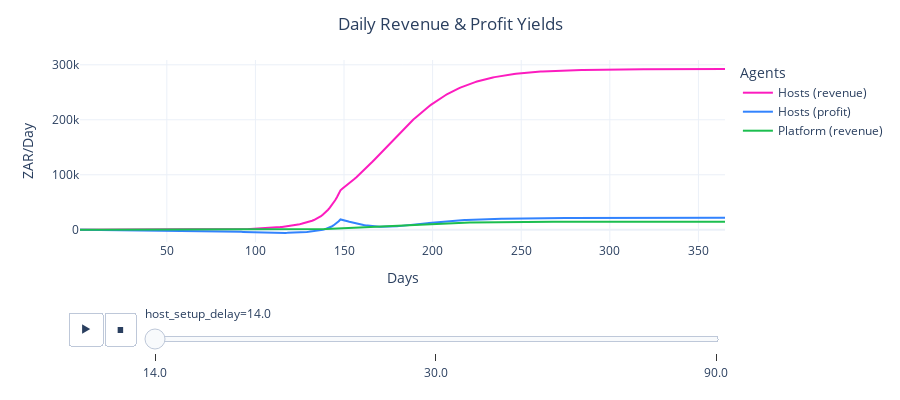

This figure's notebook cell:
### Markdown cell above
# Anaysis: Yields

Host and platform yeilds

### Code cell
fig = px.line(
    df_1,
    x='timestep',
    y=['hosts_daily_revenue', 'hosts_daily_profit', 'platform_daily_revenue'],
    height=400,
    animation_frame='host_setup_delay'
)

fig.update_layout(
    title="Daily Revenue & Profit Yields",
    xaxis_title="Days",
    yaxis_title="ZAR/Day",
    legend_title="Agents"
)

newnames = {'hosts_daily_revenue':'Hosts (revenue)', 'hosts_daily_profit': 'Hosts (profit)', 'platform_daily_revenue': 'Platform (revenue)'}
fig.for_each_trace(lambda t: t.update(name = newnames[t.name],
                                      legendgroup = newnames[t.name],
                                      hovertemplate = t.hovertemplate.replace(t.name, newnames[t.name])
                                     )
                  )
        
fig.show()

### Figure 1 — Plotly figure (JSON) as saved in the notebook; plotly's stock layout.template omitted (floating-point values rounded to 4 significant figures; data arrays with more than 128 entries replaced by an {"elided": "..."} marker saying what was removed)
{"data": [{"hovertemplate": "variable=Hosts (revenue)<br>host_setup_delay=14.0<br>timestep=%{x}<br>value=%{y}<extra></extra>", "legendgroup": "Hosts (revenue)", "line": {"color": "#FC1CBF", "dash": "solid"}, "mode": "lines", "name": "Hosts (revenue)", "orientation": "v", "showlegend": true, "type": "scatter", "x": {"elided": "365 int values"}, "xaxis": "x", "y": {"elided": "365 int values"}, "yaxis": "y"}, {"hovertemplate": "variable=Hosts (profit)<br>host_setup_delay=14.0<br>timestep=%{x}<br>value=%{y}<extra></extra>", "legendgroup": "Hosts (profit)", "line": {"color": "#3283FE", "dash": "solid"}, "mode": "lines", "name": "Hosts (profit)", "orientation": "v", "showlegend": true, "type": "scatter", "x": {"elided": "365 int values"}, "xaxis": "x", "y": {"elided": "365 int values"}, "yaxis": "y"}, {"hovertemplate": "variable=Platform (revenue)<br>host_setup_delay=14.0<br>timestep=%{x}<br>value=%{y}<extra></extra>", "legendgroup": "Platform (revenue)", "line": {"color": "#1CBE4F", "dash": "solid"}, "mode": "lines", "name": "Platform (revenue)", "orientation": "v", "showlegend": true, "type": "scatter", "x": {"elided": "365 int values"}, "xaxis": "x", "y": {"elided": "365 int values"}, "yaxis": "y"}], "layout": {"height": 400, "legend": {"title": {"text": "Agents"}, "tracegroupgap": 0}, "margin": {"t": 60}, "sliders": [{"active": 0, "currentvalue": {"prefix": "host_setup_delay="}, "len": 0.9, "pad": {"b": 10, "t": 60}, "steps": [{"args": [["14.0"], {"frame": {"duration": 0, "redraw": false}, "fromcurrent": true, "mode": "immediate", "transition": {"duration": 0, "easing": "linear"}}], "label": "14.0", "method": "animate"}, {"args": [["30.0"], {"frame": {"duration": 0, "redraw": false}, "fromcurrent": true, "mode": "immediate", "transition": {"duration": 0, "easing": "linear"}}], "label": "30.0", "method": "animate"}, {"args": [["90.0"], {"frame": {"duration": 0, "redraw": false}, "fromcurrent": true, "mode": "immediate", "transition": {"duration": 0, "easing": "linear"}}], "label": "90.0", "method": "animate"}], "x": 0.1, "xanchor": "left", "y": 0, "yanchor": "top"}], "title": {"text": "Daily Revenue & Profit Yields"}, "updatemenus": [{"buttons": [{"args": [null, {"frame": {"duration": 500, "redraw": false}, "fromcurrent": true, "mode": "immediate", "transition": {"duration": 500, "easing": "linear"}}], "label": "&#9654;", "method": "animate"}, {"args": [[null], {"frame": {"duration": 0, "redraw": false}, "fromcurrent": true, "mode": "immediate", "transition": {"duration": 0, "easing": "linear"}}], "label": "&#9724;", "method": "animate"}], "direction": "left", "pad": {"r": 10, "t": 70}, "showactive": false, "type": "buttons", "x": 0.1, "xanchor": "right", "y": 0, "yanchor": "top"}], "xaxis": {"anchor": "y", "domain": [0, 1], "title": {"text": "Days"}}, "yaxis": {"anchor": "x", "domain": [0, 1], "title": {"text": "ZAR/Day"}}}}
